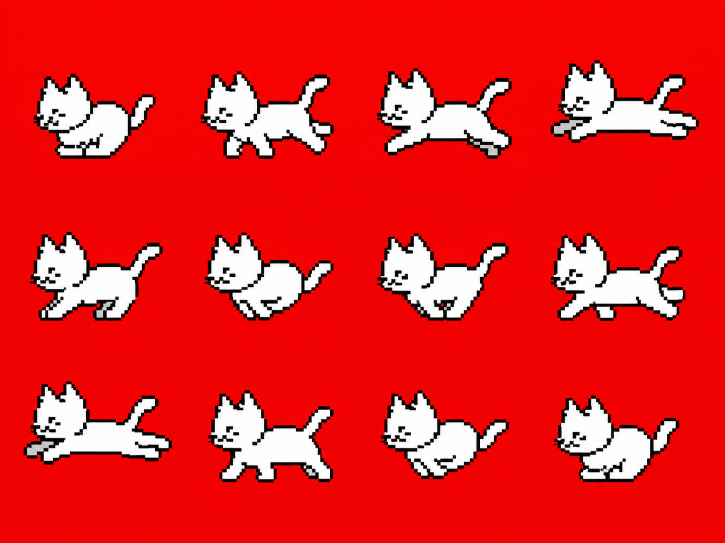
#> input picture user-apps/InnerSpace/Neko.bproj/neko_running_steps.png, 1449 x 1086 px (shown at 1/2 size)
$ python normalize-running.py
#> lines starting #> are read from the running program, lines starting #| are printed output that depends on the picture
"""Normalize the generated 4x3 running sheet; requires Pillow.

Keep one scale for all poses, align their left edge and ground baseline, and
quantize the generated red/black/white art to a transparent pixel-art palette.
"""
from pathlib import Path
from PIL import Image

root = Path(__file__).resolve().parents[1]
source = Image.open(root / 'neko_running_steps.png').convert('RGB')
#> source is the input picture: PIL image 1449x1086 RGB; mean R, G, B 230.1, 37.4, 37.2
poses = []
for index in range(12):
    col, row = index % 4, index // 4
    cell = source.crop((round(col * source.width / 4), round(row * source.height / 3),
                        round((col + 1) * source.width / 4), round((row + 1) * source.height / 3)))
    pixels = []
    for r, g, b in cell.getdata():
        if r > 100 and r > g * 1.5 and r > b * 1.5:
            pixels.append((0, 0, 0, 0))
        elif (r + g + b) / 3 < 128:
            pixels.append((0, 0, 0, 255))
        else:
            pixels.append((255, 255, 255, 255))
    rgba = Image.new('RGBA', cell.size)
    rgba.putdata(pixels)
    box = rgba.getbbox()
    assert box is not None, f'Empty frame {index}'
    poses.append(rgba.crop(box))
#> this loop made 12 passes
#> box on passes 1 to 12: (68, 147, 311, 317), (40, 143, 305, 317), (30, 137, 299, 317), (14, 121, 311, 286), (61, 102, 325, 279), (47, 103, 305, 279), (31, 105, 293, 279), (15, 104, 284, 280), (47, 39, 344, 205), (54, 57, 305, 241), (38, 57, 294, 234), (21, 67, 271, 240)
#> pass 1, `cell = source.crop((round(col * source.width / 4), round(row * source...`:
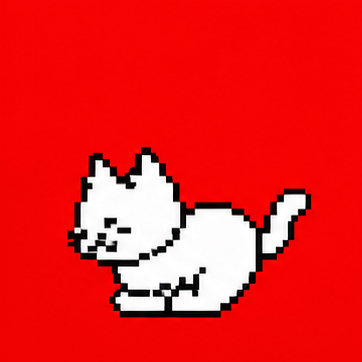
#> cell: PIL image 362x362 RGB; mean R, G, B 232.8, 34.8, 34.6
#> pass 2, `cell = source.crop((round(col * source.width / 4), round(row * source...`:
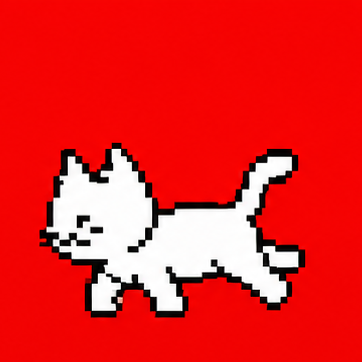
#> cell: PIL image 362x362 RGB; mean R, G, B 231.6, 39.5, 39.1
#> pass 3, `cell = source.crop((round(col * source.width / 4), round(row * source...`:
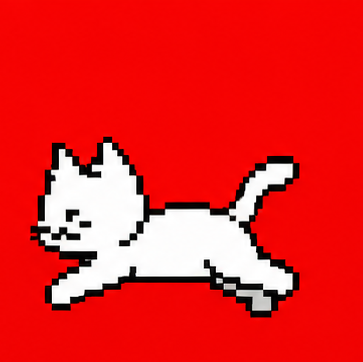
#> cell: PIL image 363x362 RGB; mean R, G, B 231.1, 39, 38.7
#> after the loop:
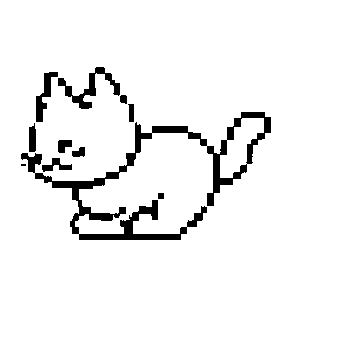
#> rgba: PIL image 362x362 RGBA; mean R, G, B, A 34.2, 34.2, 34.2, 47.2; transparent parts drawn white
#> after the loop, poses = 12 items

# A shared scale prevents the body and head growing/shrinking with each stride.
scale = min(28 / max(p.width for p in poses), 28 / max(p.height for p in poses))
#> scale = 0.0943
sheet = Image.new('RGBA', (128, 96))
#> sheet: PIL image 128x96 RGBA; every value is 0
for index, pose in enumerate(poses):
    pose = pose.resize((round(pose.width * scale), round(pose.height * scale)),
                       Image.Resampling.NEAREST)
    sheet.paste(pose, ((index % 4) * 32 + 2, (index // 4) * 32 + 30 - pose.height))
#> this loop made 12 passes
#> pass 1, `pose = pose.resize((round(pose.width * scale), round(pose.height * sca..`:
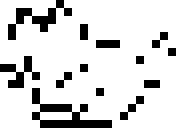
#> pose: PIL image 23x16 RGBA (shown 8 times larger); mean R, G, B, A 106.7, 106.7, 106.7, 145.5; transparent parts drawn white
#> pass 2, `pose = pose.resize((round(pose.width * scale), round(pose.height * sca..`:
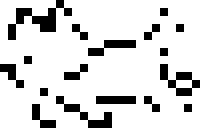
#> pose: PIL image 25x16 RGBA (shown 8 times larger); mean R, G, B, A 109.7, 109.7, 109.7, 149.8; transparent parts drawn white
#> after the loop:
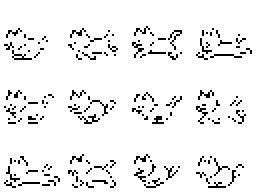
#> sheet: PIL image 128x96 RGBA (shown 2 times larger); mean R, G, B, A 40.7, 40.7, 40.7, 57.3; transparent parts drawn white
sheet.save(root / 'neko_running_32.png')
assert set(sheet.getdata()) <= {(0, 0, 0, 0), (0, 0, 0, 255), (255, 255, 255, 255)}
print('Saved neko_running_32.png: 128x96, twelve 32x32 RGBA frames')
